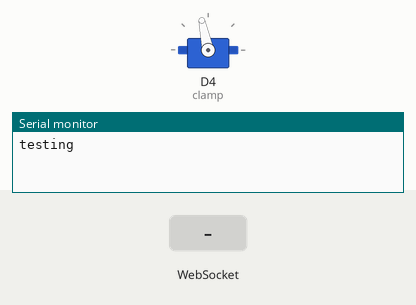
This sketch was run on a simulated ESP8266 (NodeMCU). On the bench: servo, the last lines printed to the serial monitor. The inputs (shaded band) are chosen by the test bench.

Above: at 1.2 s.
1.3 s: WebSocket text "0" received
At 1.7 s:
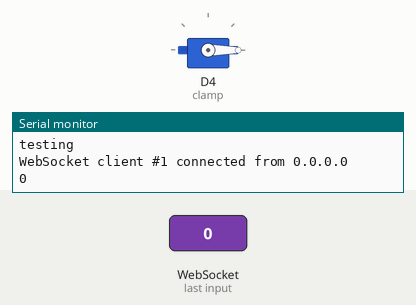
2.8 s: WebSocket text "90" received
At 4.0 s:
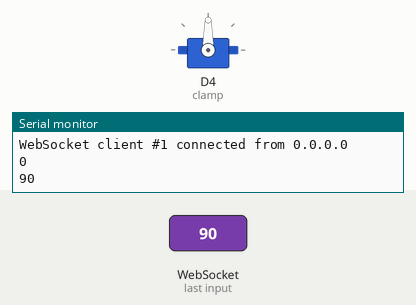
4.3 s: WebSocket text "200" received
At 5.2 s:
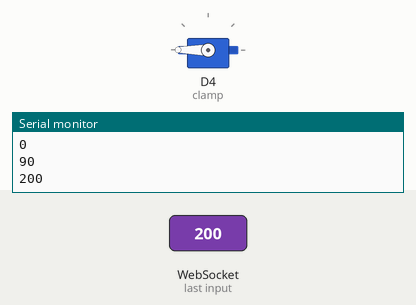
Timing chart, 0 to 7.3 s (numbered marks = the images above; inputs shaded):
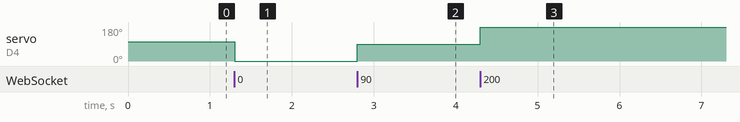

Measured:
- after the input at 1.3 s, servo on D4 (clamp): 102° → 0° at once
- after the input at 2.8 s, servo on D4 (clamp): 0° → 90° at once
- after the input at 4.3 s, servo on D4 (clamp): 90° → 180° at once

The sketch:

clampControl.ino
```cpp
//Include the webpage that we will be sending to the client as UI
#include "index.h"
//Include the necessary libraries for controlling our servo, running our local server, and setting up our ESP8266 as a local Access Point.
#include <Servo.h>
#include <Arduino.h>
#include <ESPAsyncTCP.h>
#include <ESPAsyncWebServer.h>

//Declare our servo object. Used later to control our servo via PWM
Servo clamp;

//I promise I didn't actually use such an insecure password
const char *ssid = "SpikeControl";
const char *password = "TSATSATSA";

//Configuration information
IPAddress local_IP(200,0,0,1);
IPAddress gateway(192,168,4,9);
IPAddress subnet(255,255,255,0);

//Create the necessary objects to run our server on port 80 and use websockets
AsyncWebServer server(80);
AsyncWebSocket ws("/ws");

//When using the Servo object, we pass a value from 0 to 180. Centerspeed determines what the default value will be.
const int centerspeed = 102;
int speed = centerspeed;

//Recommended function from documentation to handle incoming web socket messages
void handleWebSocketMessage(void *arg, uint8_t *data, size_t len) {
  AwsFrameInfo *info = (AwsFrameInfo*)arg;
  if (info->final && info->index == 0 && info->len == len && info->opcode == WS_TEXT) {
    data[len] = 0;
    //Convert our data from a character array to a String
    String Data;
    for (int i = 0; i < len; i += 1) {
      Data += char(data[i]);
    }
    //The only data that our UI will ever send is a number
    speed = Data.toInt();
    Serial.println(speed);
    //Update our servo with the correct speed
    clamp.write(speed);

  }
}

//Recommended function for handling various websocket events. Points to the above function handleWebSocketMessage
void onEvent(AsyncWebSocket *server, AsyncWebSocketClient *client, AwsEventType type,
             void *arg, uint8_t *data, size_t len) {
    switch (type) {
      case WS_EVT_CONNECT:
        Serial.printf("WebSocket client #%u connected from %s\n", client->id(), client->remoteIP().toString().c_str());
        break;
      case WS_EVT_DISCONNECT:
        Serial.printf("WebSocket client #%u disconnected\n", client->id());
        break;
      case WS_EVT_DATA:
        handleWebSocketMessage(arg, data, len);
        break;
      case WS_EVT_PONG:
      case WS_EVT_ERROR:
        break;
  }
}

//Initialize our websocket
void initWebSocket() {
  ws.onEvent(onEvent);
  server.addHandler(&ws);
}

//Necessary processor function for our various libraries
String processor(const String& var){
  Serial.println(var);
  return String();
}

void setup() {
  //Open a serial port for debugging purposes
  Serial.begin(9600);
  Serial.println("testing");
  //Asign a pin to our servo and write the default value to it
  clamp.attach(D4);
  clamp.write(centerspeed);
  //Create our Access Point and web socket server
  WiFi.softAPConfig(local_IP, gateway, subnet);
  WiFi.softAP(ssid, password);
  initWebSocket();
  server.on("/", HTTP_GET, [](AsyncWebServerRequest *request){
    request->send_P(200, "text/html", WEBpage, processor);
  });
  server.begin();
}

void loop() {
  //Run our server
  ws.cleanupClients();
}
```

index.h
```cpp
const char WEBpage[] PROGMEM = R"=====(
<!DOCTYPE html>
<html>
    <body>
        <style>
            html {
                font-family: Arial;
                background-color: black;
                color: white;
            }
            h2, p {
                text-align: center;
            }
            p {
                color: red;
            }
            div {
                display: flex;
                justify-content: center;
                align-items: center;
            }
            button {
                user-select: none;
                -webkit-user-select: none;
                color: black;
                border-style: solid;
                border-width: 2px;
                border-color: white;
                margin-top: 4px;
                margin-left: 4px;
                margin-right: 4px;
                text-align: center;
                width: 110px;
                height: 35px;
                background-color: darkgrey;
            }
            button:hover {
                background-color: grey;
            }
            button:active {
                background-color: red;
            }
            input {
                border-style: solid;
                border-width: 2px;
                margin-top: 4px;
                margin-left: 4px;
                margin-right: 4px;
                text-align: center;
                width: 110px;
                height: 35px;
                background-color: white;
            }

        </style>
        <h2>Pickup Mechanism Control</h2>
        <p id="lp">Light Pressure is: false</p>
        <p id="cp">Current Position Value is: 102</p>
        <script>
            function checkPressure() {
                if (lightPressure == true) {
                    Close = true;
                    magnitude = 12;
                }
            }
            var gateway = `ws://${window.location.hostname}/ws`;
            var websocket;
            websocket = new WebSocket(gateway);
            var text = document.getElementById('input');
            var button = document.getElementById('button');

            var lightPressure = false;
            var posC = 102;//starting position. Change this to accomodate for servo drift.
            var pos = posC;
            var Open, Close = false;
            var magnitude = 25;//default pos change
            document.addEventListener('keydown', (e)=>{
                if (e.code == 'ArrowUp') {
                    Close = true;
                    magnitude = 25;
                }
                if (e.code == 'ArrowDown') {
                    Open = true;
                    magnitude = 25;
                }
            });
            document.addEventListener('keyup', (e)=>{
                if (e.code == 'ArrowUp') {
                    Close = false;
                }
                if (e.code == 'ArrowDown') {
                    Open = false;
                }
            });
            setInterval(()=>{
                document.getElementById("lp").innerHTML = "Light Pressure is: " + String(lightPressure);
                document.getElementById("cp").innerHTML = "Current Position Value is: " + String(pos);
                if (Open == true) {
                    pos = (posC + magnitude);
                } else if (Close == true) {
                    pos = (posC - magnitude);
                } else {
                    pos = posC;
                }
                websocket.send(pos);
            }, 100);

        </script>
        <div><button onmousedown="Open = true; magnitude = 25;" onmouseup="Open = false;checkPressure();" ontouchstart="Open = true; magnitude = 25;" ontouchend="Open = false;checkPressure();" onmouseleave="Open = false;checkPressure();">Open Clamp</button>
        <button onmousedown="Close = true; magnitude = 25;" onmouseup="Close = false;checkPressure();" ontouchstart="Close = true; magnitude = 25;" ontouchend="Close = false;checkPressure();" onmouseleave="Close = false;checkPressure();">Close Clamp</button>
        <button onmousedown="lightPressure = true; checkPressure();" ontouchstart="lightPressure = true; checkPressure();">Light Pressure On</button>
        <button onmousedown="Close = false;lightPressure = false;" ontouchstart="Close = false;lightPressure = false;">Light Pressure Off</button>
        <button onmousedown="Open = true; magnitude = 70;" onmouseup="Open = false;checkPressure();" ontouchstart="Open = true; magnitude = 70;" ontouchend="Open = false;checkPressure();" onmouseleave="Open = false;checkPressure();">Release</button></div>
        <br>
        <div><input type="text" id="recenter" value="102"></input><button onclick="posC = Number(document.getElementById('recenter').value;)">Recenter Servo</button></div>

    </body>
</html>
)=====";
```
